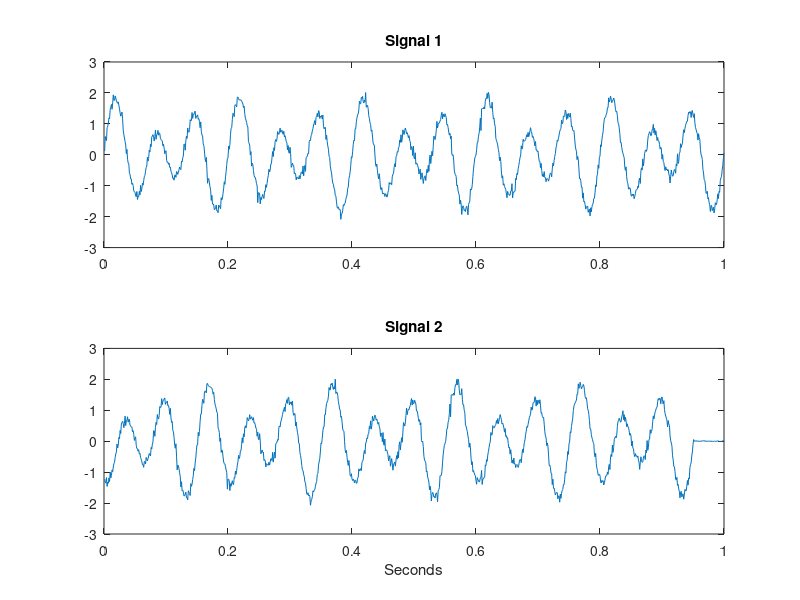

This chart was generated by the following MATLAB code: (Note: this script raises an error after producing the figure.)

% See Brovelli et al. (2004) PNAS 101(26), 9849-9854
% and Geweke (1982) JASA 77 (378), 304-313.
% Note: GEW and PVE to be applied to bivariate data only

close all

% This script uses a MAR model to estimate the Granger causality in the
% frequency domain between two signals

% Noise
noise_dev1=0.1;
noise_dev2=0.01;

% Parameters
secs=1; % Total duration
ns=1000;    % Sample number 
t=[1/ns:1/ns:secs]';
N=length(t);    % Time points
d=2;    % Signal number

% Generate shared oscillatory signal
f1=10;
y=0.5*sin(2*pi*f1.*t)+sin(2*pi*15*t);
y=y/std(y); % Normalise to unit variance

% Delay
delay=50; % Milliseconds
delay_in_samples=ns*delay/1000;

% Signal 1 is a noisy copy of y
y1=y+noise_dev1*randn(N,1);

% Signal 2 is a delayed version of y1
y2=[y1(delay_in_samples:end);zeros(delay_in_samples-1,1)];
y2=y2+noise_dev2*randn(N,1);

y=[y1,y2];  % Combine
disp(sprintf('Signal 2 leads signal 1 by %1.2f ms',delay));

% Plot signals
h=figure;
set(h,'name','Data');
subplot(2,1,1);
plot(t,y1);
title('Signal 1');
subplot(2,1,2);
plot(t,y2);
title('Signal 2');
xlabel('Seconds');

% MAR model
p=10; % Model order
freqs=[0.5:0.5:32]; % Freq range to evaluate
mar = spm_mar(y,p);
mar = spm_mar_spectra (mar,freqs,ns);   % Calculate spectra + Granger measures

% Plot Granger Causality (GEW)
h=figure;
set(h,'name','Granger Causality');
for k=1:d,
    for j=1:d,
        if ~(k==j)
            index=(k-1)*d+j;
            subplot(d,d,index);
            plot(mar.f,mar.gew(:,k,j));
            title(sprintf('From %d to %d',j,k));
        end
    end
end

% Plot Proportion of Variance Explained (PVE)
h=figure;
set(h,'name','Proportion of Variance Explained');
for k=1:d,
    for j=1:d,
        if ~(k==j)
            index=(k-1)*d+j;
            subplot(d,d,index);
            plot(mar.f,mar.pve(:,k,j));
            title(sprintf('From %d to %d',j,k));
            axis([min(mar.f) max(mar.f) 0 1]);
        end
    end
end